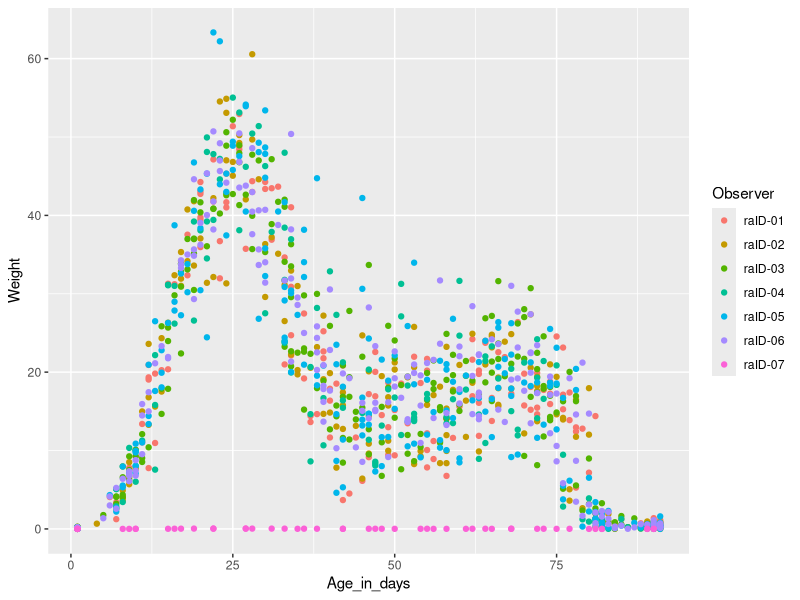
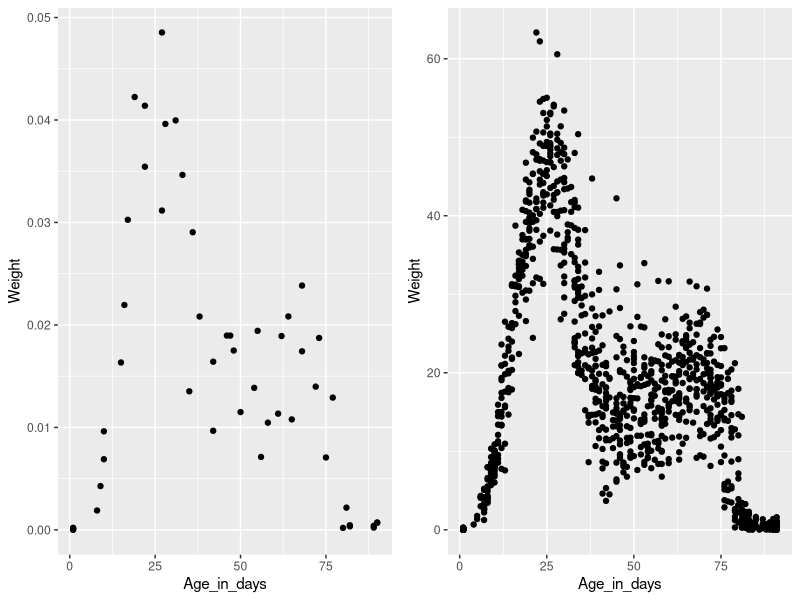
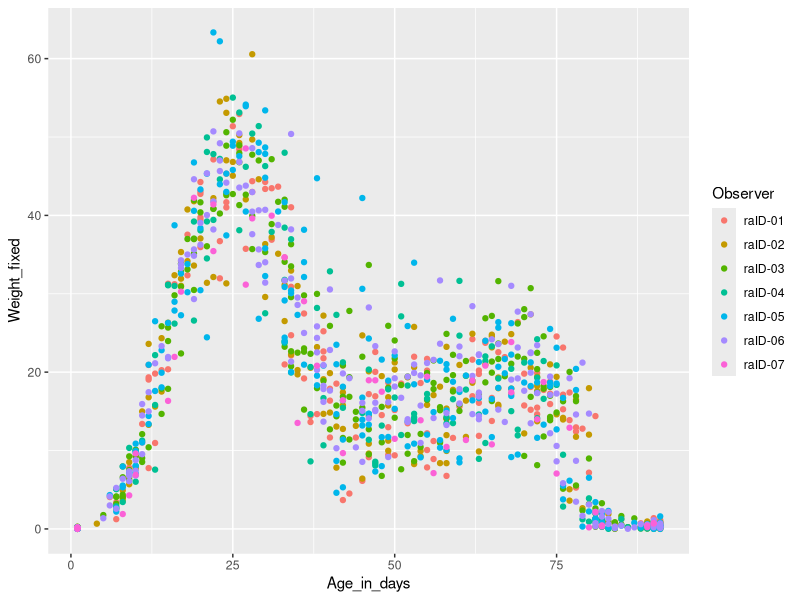
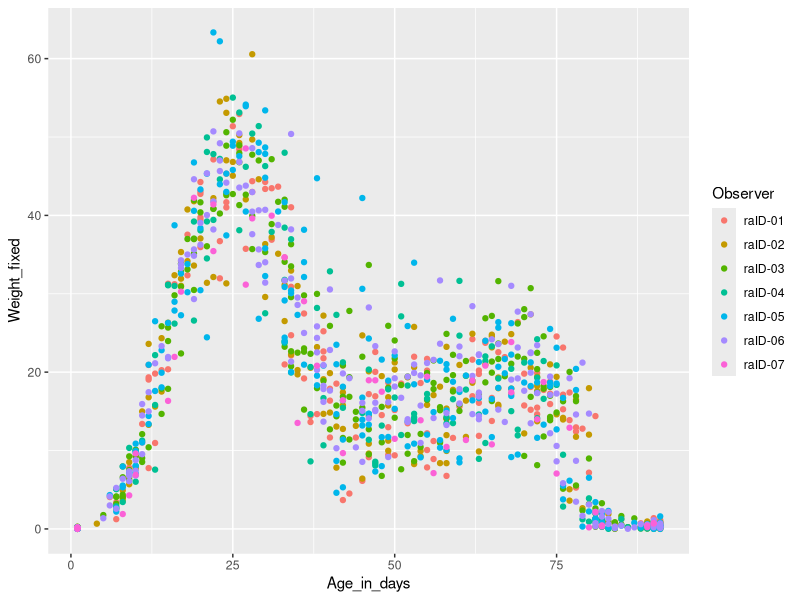

R code for these plots, in order:
#Loading libraries 
library(tidyverse)
library(readxl)

#Reading in data per usual
cb_data <- read_xlsx(path = "CB_data_2023.xlsx",
                     skip = 11,
                     na = "-99")

#dplyr continued 
#Next verb: mutate
#Use mutate to create new variables (columns)
#Here creating Weight variable in kg instead of grams
cb_data %>% 
  mutate(Weight_kg = Weight / 1000) %>% 
  select(Weight, Weight_kg) %>% 
  view()

#Mutate multiple columns at once
cb_data %>% 
  mutate(grams_per_m3 = Weight / Volume, 
         grams_per_m3_sq = grams_per_m3^2,
         grams_per_m3_sq_log2 = log2(grams_per_m3_sq)) %>% 
  view()
  
#Returning to the issue regarding the wonky weight obs
ggplot(cb_data, 
       aes(x = Age_in_days,
           y = Weight)) +
  geom_point(aes(color = Observer))

#Lets make two plots
#One with only "raID-07"
#One with all other Observers
#plot side-by-side
p1 <- cb_data %>% 
  filter(Observer == "raID-07") %>% 
  ggplot(aes(x = Age_in_days,
             y = Weight)) +
  geom_point()

p2 <- cb_data %>% 
  filter(Observer != "raID-07") %>% 
  ggplot(aes(x = Age_in_days,
             y = Weight)) +
  geom_point()

cowplot::plot_grid(p1, p2)

#Use mutate() to create new variable fixing the issue
#ifelse() helps create variable based on values of other variable
cb_data_fixed <- cb_data %>% 
  mutate(Weight_fixed = ifelse(Observer == "raID-07",
                                              Weight * 1000, 
                                              Weight))

#plot new variable
cb_data_fixed %>%
  ggplot(aes(x = Age_in_days,
             y = Weight_fixed)) +
  geom_point(aes(color = Observer))

#Steps piped together
cb_data %>% 
  mutate(Weight_fixed = ifelse(Observer == "raID-07",
                               Weight * 1000, 
                               Weight)) %>% 
  ggplot(aes(x = Age_in_days,
             y = Weight_fixed)) +
  geom_point(aes(color = Observer))

#Mutate adds new variables at the end of tibble
#Transmute keeps only new variables
cb_data %>% 
  transmute(WV_sum = Weight + Volume,
            WV_diff = Weight - Volume)

#What happens here?
cb_data %>% 
  mutate(mean_Age = mean(Age_in_days)) %>% 
  view()

#Next verb is summarise (or summarize)
#Used to calculate summary statistics
cb_data %>% 
  summarise(mean(Age_in_days))

#Output can be named (column name)
cb_data %>% 
  summarise(mean_Age = mean(Age_in_days))

#Summarise is most useful together with group_by
cb_data %>% 
  group_by(`Phase (color)`) %>% 
  summarise(mean_Age = mean(Age_in_days))

#Multiple summary stats can be calculated at the same time
cb_data %>% 
  group_by(`Phase (color)`) %>% 
  summarise(mean_Age = mean(Age_in_days),
            stdev_Age = sd(Age_in_days),
            n = n())

#And can be combined with logical operations
#sum counts
cb_data %>% 
  group_by(`Phase (color)`) %>% 
  summarise(sum(Age_in_days > 10))

#mean() gives proportion
cb_data %>% 
  group_by(`Phase (color)`) %>% 
  summarise(mean(Age_in_days > 10))

#We can also group by multiple variables
cb_data %>% 
  group_by(`Phase (color)`, Observer) %>% 
  summarise(mean(Age_in_days)) %>% 
  view()

#What happens here?
cb_data %>% 
  group_by(`Phase (color)`) %>% 
  summarise(mean(Volume))

#NAs are "contagious"; if any NA calculations will be NA
#Solution with filter
cb_data %>% 
  filter(!is.na(Volume)) %>% 
  group_by(`Phase (color)`) %>% 
  summarise(mean(Volume))

#Use na.rm (na remove) to change default behavior
cb_data %>% 
  group_by(`Phase (color)`) %>% 
  summarise(mean(Volume, na.rm = TRUE))

#group_by can be used with other functions than summarise
cb_data %>% 
  group_by(`Phase (color)`) %>% 
  mutate(mean_Vol = mean(Volume, na.rm = TRUE)) %>% 
  arrange(`Phase (color)`) %>% 
  view()

cb_data %>% 
  group_by(`Phase (color)`) %>% 
  count()

#Use ungroup() to remove grouping
cb_data %>% 
  group_by(`Phase (color)`) %>% 
  mutate(mean_vol = mean(Volume, na.rm = TRUE)) %>% 
  ungroup() %>% 
  mutate(grand_mean_vol = mean(Volume, na.rm = TRUE)) %>% 
  view()

#A somewhat more complicated example
#Here calculating what is called the "sum of squares between"
cb_data %>% 
  filter(!is.na(Volume)) %>% 
  mutate(grand_mean_vol = mean(Volume)) %>% 
  group_by(`Phase (color)`) %>% 
  summarise(mean_vol = mean(Volume),
            grand_mean_vol = first(grand_mean_vol),
            n = n()) %>% 
  mutate(squares = (mean_vol - grand_mean_vol)^2,
         squares_n = squares * n) %>% 
  summarise(sum_of_squares = sum(squares_n))
